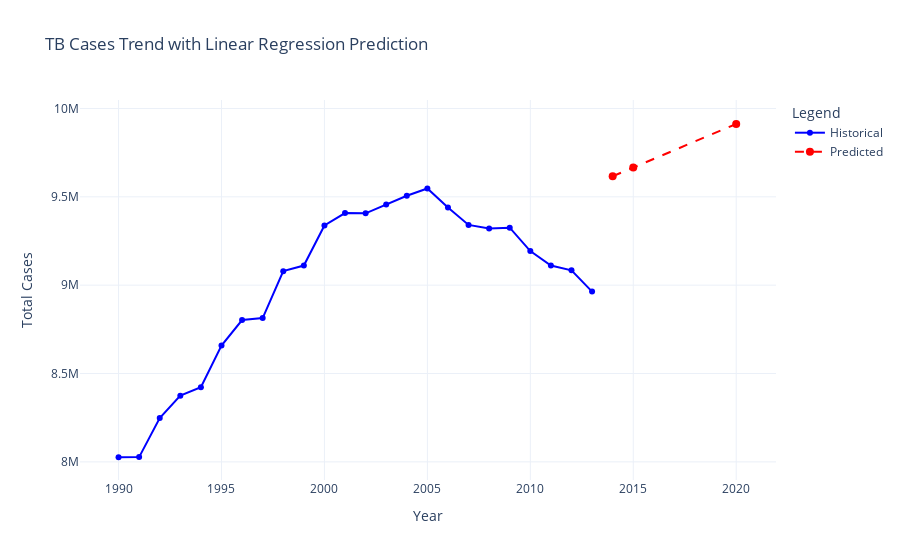

The notebook cell this image was saved under:
### Code cell
historical = df.groupby('Year')['Total_Cases'].sum().reset_index()
X = historical['Year'].values.reshape(-1, 1)
y = historical['Total_Cases'].values

# Train linear regression model
model = LinearRegression().fit(X, y)

# Predict future years
future_years = np.array([[2014], [2015], [2020]])
predictions = model.predict(future_years)

# Combine historical and prediction for plotting
future_df = pd.DataFrame({
    'Year': future_years.flatten(),
    'Total_Cases': predictions
})

# Plot with Plotly
fig = go.Figure()

# Historical trend
fig.add_trace(go.Scatter(
    x=historical['Year'], y=historical['Total_Cases'],
    mode='lines+markers',
    name='Historical',
    line=dict(color='blue')
))

# Predictions
fig.add_trace(go.Scatter(
    x=future_df['Year'], y=future_df['Total_Cases'],
    mode='markers+lines',
    name='Predicted',
    line=dict(dash='dash', color='red'),
    marker=dict(symbol='circle', size=8)
))

fig.update_layout(
    title="TB Cases Trend with Linear Regression Prediction",
    xaxis_title="Year",
    yaxis_title="Total Cases",
    legend_title="Legend",
    template="plotly_white"
)

fig.show()

### Figure 1 — Plotly figure (JSON) as saved in the notebook; plotly's stock layout.template omitted (floating-point values rounded to 4 significant figures)
{"data": [{"line": {"color": "blue"}, "mode": "lines+markers", "name": "Historical", "type": "scatter", "visible": true, "x": [1990, 1991, 1992, 1993, 1994, 1995, 1996, 1997, 1998, 1999, 2000, 2001, 2002, 2003, 2004, 2005, 2006, 2007, 2008, 2009, 2010, 2011, 2012, 2013], "y": [8026000.0, 8027000.0, 8248000.0, 8374000.0, 8423000.0, 8658000.0, 8803000.0, 8814000.0, 9079000.0, 9111000.0, 9338000.0, 9408000.0, 9407000.0, 9457000.0, 9506000.0, 9547000.0, 9440000.0, 9341000.0, 9320000.0, 9325000.0, 9193000.0, 9111000.0, 9084000.0, 8964000.0]}, {"line": {"color": "red", "dash": "dash"}, "marker": {"size": 8, "symbol": "circle"}, "mode": "markers+lines", "name": "Predicted", "type": "scatter", "visible": true, "x": [2014, 2015, 2020], "y": [9616000.0, 9666000.0, 9912000.0]}], "layout": {"autosize": true, "legend": {"title": {"text": "Legend"}}, "title": {"text": "TB Cases Trend with Linear Regression Prediction"}, "xaxis": {"autorange": true, "range": [1988.0, 2022.0], "title": {"text": "Year"}, "type": "linear"}, "yaxis": {"autorange": true, "range": [7869000.0, 10080000.0], "title": {"text": "Total Cases"}, "type": "linear"}}}
